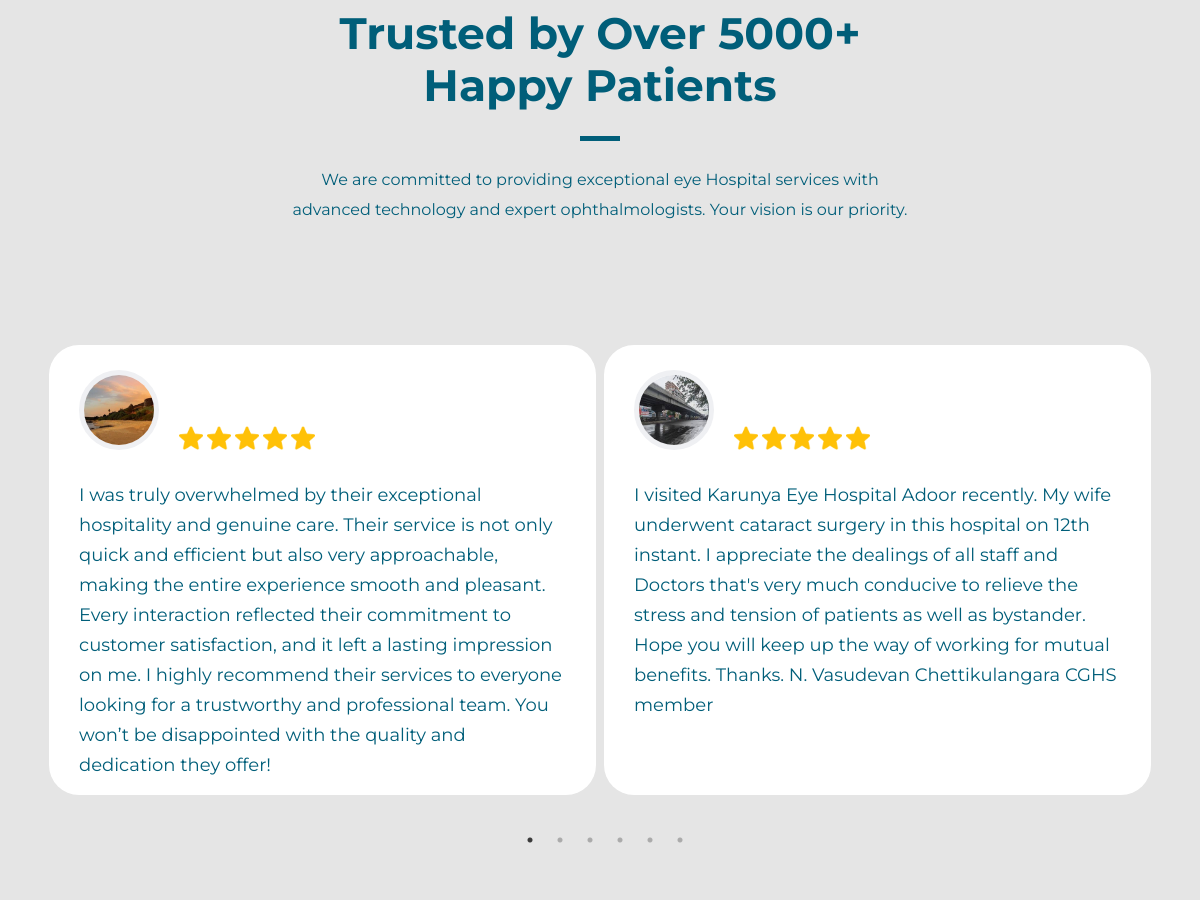
Before: / (middle part) with the older database file.
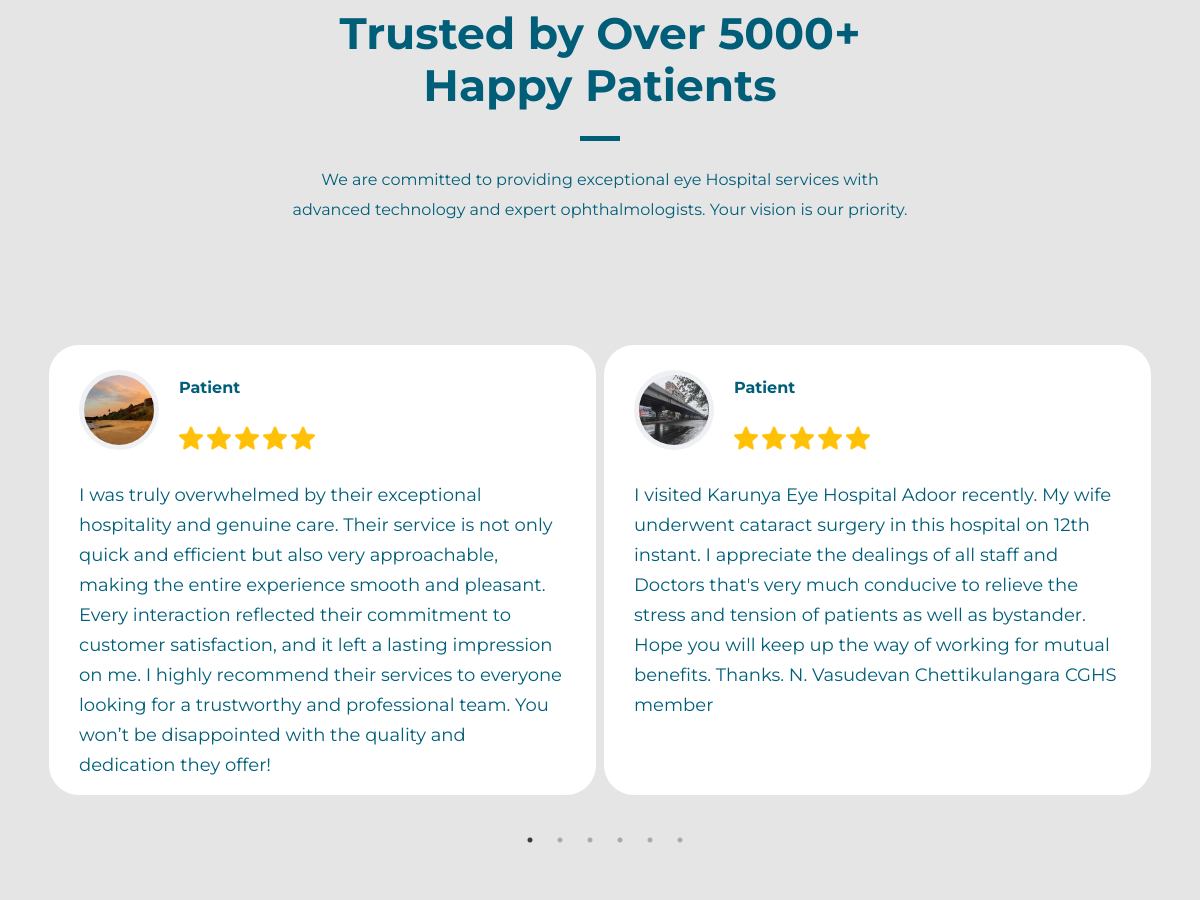
After: the same page with the newer database file.
### karunya_app/models.py (models this page shows, shortened)
class Testimonial(models.Model):
    name = models.CharField(max_length=100, default='')
    message = models.TextField()
    image = models.ImageField(upload_to='testimonials/')
    rating = models.IntegerField(default=5)  # Rating out of 5
    created_at = models.DateTimeField(auto_now_add=True)

### karunya_app/views.py (the view)
# urls.py: path('', views.index, name='index'),
def index(request):
    testimonials = Testimonial.objects.all().order_by('-created_at')
    return render(request, 'index.html', {'testimonials': testimonials})

### templates/index.html (shortened to what this page needs)
{% extends 'base.html' %}
{% block content %}
<section class="section testimonial-2 gray-bg">
  <div class="container">
    <div class="row justify-content-center">
      <div class="col-lg-7">
        <div class="section-title text-center">
          <h2>Trusted by Over 5000+ Happy Patients</h2>
          <div class="divider mx-auto my-4"></div>
          <p>We are committed to providing exceptional eye Hospital services with advanced technology and expert
            ophthalmologists. Your vision is our priority.</p>
        </div>
      </div>
    </div>
  </div>
  <div class="section testimonials">
    <div class="container">
      <div class="row align-items-center">
        <div class="col-lg-12 testimonial-wrap-2">
          {% for testimonial in testimonials %}
          <div class="testimonial-block style-2 gray-bg">
            <i class="icofont-quote-right"></i>
            <div class="testimonial-thumb">
              <img src="{{ testimonial.image.url }}" alt="{{ testimonial.name }}" class="img-fluid" />
            </div>
            <div class="client-info">
              <span><b>{{ testimonial.name }}</b></span>
              <br>
              <br>
              <div class="testimonial-rating d-flex align-items-center mb-2" style="gap: 4px;">
                {% for i in "12345"|slice:":testimonial.rating"|make_list %}
                <img src="static/images/star.png" alt="star" width="24" height="24">
                {% endfor %}
              </div>
              <p>{{ testimonial.message }}</p>
            </div>
          </div>
          {% endfor %}
        </div>
      </div>
    </div>
  </div>
</section>
{% endblock %}

### templates/base.html (shortened to what this page needs)
<!DOCTYPE html>
<html lang="zxx">
  <head>
    <link rel="stylesheet" href="static/plugins/bootstrap/css/bootstrap.min.css" />
    <link rel="stylesheet" href="static/plugins/icofont/icofont.min.css" />
    <link rel="stylesheet" href="static/plugins/slick-carousel/slick/slick.css" />
    <link rel="stylesheet" href="static/plugins/slick-carousel/slick/slick-theme.css" />
    <link rel="stylesheet" href="static/css/style.css" />
    <link rel="stylesheet" href="https://cdnjs.cloudflare.com/ajax/libs/font-awesome/6.5.1/css/all.min.css" />
    <link href="https://cdn.jsdelivr.net/npm/remixicon@4.5.0/fonts/remixicon.css" rel="stylesheet" />
    <link rel="stylesheet" href="https://cdnjs.cloudflare.com/ajax/libs/font-awesome/6.5.0/css/all.min.css">
  </head>
  <body id="top">
    {% block content %}
    {% endblock %}
  </body>
</html>

### static/css/style.css (style rules this page uses)
html { overflow-x: hidden; }
body { line-height: 1.6; font-family: 'Montserrat', sans-serif; -webkit-font-smoothing: antialiased; font-size: 16px; color: #005e79; font-weight: 400; }
html { scroll-behavior: smooth; }
h1, .h1, h2, .h2, h3, .h3, h4, .h4, h5, .h5, h6, .h6 { font-family: 'Montserrat', sans-serif; font-weight: 700; color: #222; }
h2, .h2 { font-size: 44px; }
p { line-height: 30px; font-weight: 400; }
.section { padding: 50px 0; }
.section-title { margin-bottom: 70px; }
.section-title h2 { color: #005e79; }
.gray-bg { background: #e5e5e5; }
.divider { width: 40px; height: 5px; background: #005e79; }
.testimonial-block { position: relative; margin-bottom: 20px; }
.testimonial-block p { background: #fff; font-size: 18px; }
.testimonial-block .client-info { margin-bottom: 20px; }
.testimonial-block i { font-size: 60px; position: absolute; right: 46px; bottom: 89px; opacity: .08; }
.testimonial-block.style-2 { background: #fff; padding: 30px; margin: 0px 4px; margin-bottom: 30px; height: 450px; border-radius: 30px; }
.testimonial-block.style-2 .testimonial-thumb { float: left; }
.testimonial-block.style-2 .testimonial-thumb img { width: 80px; height: 80px; border-radius: 100%; margin-right: 20px; margin-bottom: 30px; border: 5px solid #eff0f3; margin-top: -5px; }
.testimonial-block.style-2 .client-info p { clear: both; background: transparent; }
.testimonial-block.style-2 i { bottom: -20px; color: #005e79; opacity: .3; }
.testimonial-wrap-2 { display: flex; flex-wrap: wrap; justify-content: space-between; gap: 20px; }
.testimonial-wrap-2 .testimonial-block.style-2 { flex: 0 0 calc(33.333% - 20px); box-sizing: border-box; }
.testimonial-rating { display: flex; flex-direction: row; align-items: center; gap: 4px; }

Changed rows visible on the page:
changed Testimonial (number 1 of 2 on the later page): name (not shown) → "Patient"
changed Testimonial (number 2 of 2 on the later page): name (not shown) → "Patient"
